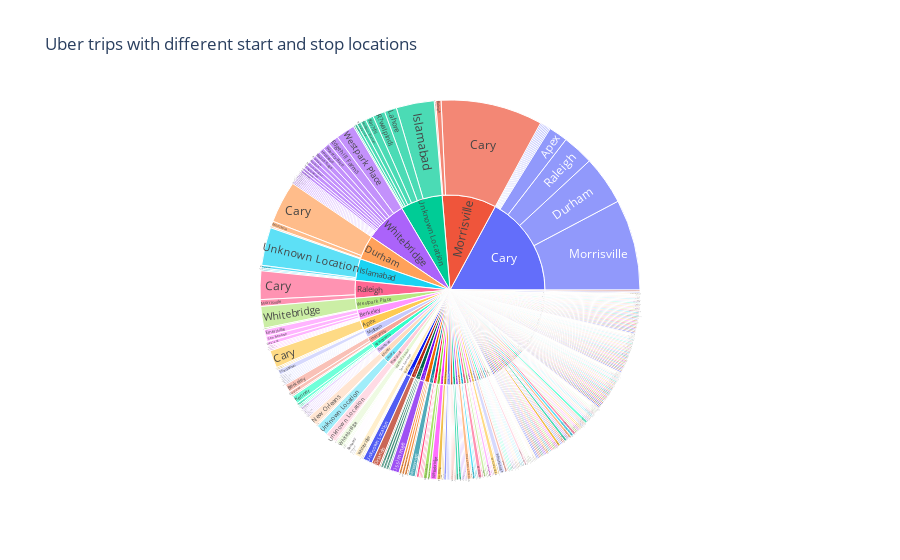

The notebook cell saved with this chart:
### Code cell
diff_dest = pd.DataFrame(data[data['START'] != data['STOP']]).reset_index(drop=True)
fig = px.sunburst(diff_dest, path=['START', 'STOP'], title='Uber trips with different start and stop locations')
fig.show()

### Figure 1 — Plotly figure (JSON) as saved in the notebook; plotly's stock layout.template omitted (floating-point values rounded to 4 significant figures; data arrays with more than 128 entries replaced by an {"elided": "..."} marker saying what was removed)
{"data": [{"branchvalues": "total", "domain": {"x": [0, 1], "y": [0, 1]}, "hovertemplate": "labels=%{label}<br>count=%{value}<br>parent=%{parent}<br>id=%{id}<extra></extra>", "ids": {"elided": "498 str values"}, "labels": {"elided": "498 str values"}, "name": "", "parents": {"elided": "498 str values"}, "type": "sunburst", "values": {"elided": "498 int values"}}], "layout": {"legend": {"tracegroupgap": 0}, "title": {"text": "Uber trips with different start and stop locations"}}}
